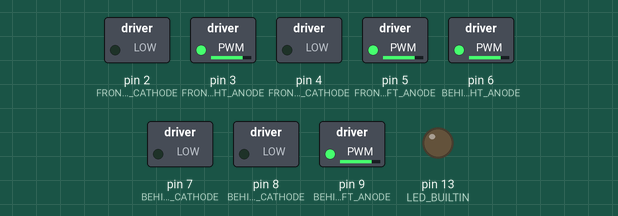
This sketch was run on a simulated Arduino Uno, built with avr-gcc and run on an emulated ATmega328P. Shown: switched loads named in the sketch (green lamp = pin HIGH), output pins drawn as LEDs (lit = HIGH).

Above: at 0.05 s.
At 4.45 s:
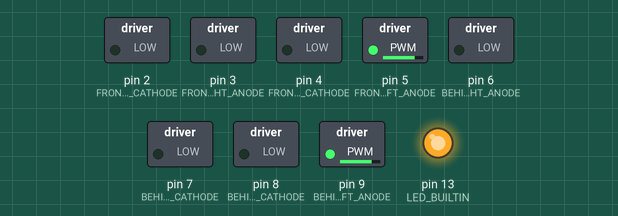
Timing chart, 0 to 5.2 s (numbered marks = the images above):
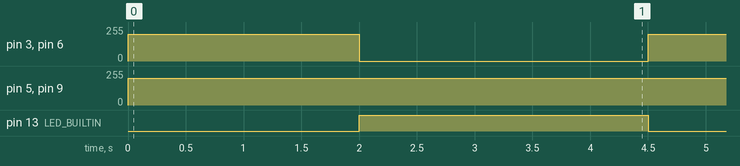

Measured:
- by itself, pin 3 (FRONT_RIGHT_ANODE), pin 6 (BEHIND_RIGHT_ANODE): alternates 200/255 for 2.0 s and 0/255 for 2.5 s
- by itself, pin 5 (FRONT_LEFT_ANODE), pin 9 (BEHIND_LEFT_ANODE): 0/255 → 200/255 at 0.00 s
- by itself, pin 13 (LED_BUILTIN): alternates HIGH for 2.5 s and LOW for 2.0 s

The sketch:

Module_DC_Engine.ino
```cpp
/// Define Constant ///
#define FRONT_LEFT_ANODE 5
#define FRONT_LEFT_CATHODE 4
#define FRONT_RIGHT_ANODE 3
#define FRONT_RIGHT_CATHODE 2

#define BEHIND_LEFT_ANODE 9
#define BEHIND_LEFT_CATHODE 8
#define BEHIND_RIGHT_ANODE 6
#define BEHIND_RIGHT_CATHODE 7

#define MAX_SPEED 200
#define MIN_SPEED 00


/// Define Variable //

void setup() {
  // put your setup code here, to run once:
  pinMode(LED_BUILTIN, OUTPUT);
  Serial.begin(9600);


  pinMode(FRONT_LEFT_ANODE, OUTPUT);
  pinMode(FRONT_LEFT_CATHODE, OUTPUT);
  pinMode(FRONT_RIGHT_ANODE, OUTPUT);
  pinMode(FRONT_RIGHT_CATHODE, OUTPUT);
  pinMode(BEHIND_LEFT_ANODE, OUTPUT);
  pinMode(BEHIND_LEFT_CATHODE, OUTPUT);
  pinMode(BEHIND_RIGHT_ANODE, OUTPUT);
  pinMode(BEHIND_RIGHT_CATHODE, OUTPUT);

  pinMode(LED_BUILTIN, OUTPUT);
}


// func engine go forward//
void engineGo(int anode, int cathode, int speed) {
  analogWrite(anode, speed);
//  digitalWrite(anode, speed);
  digitalWrite(cathode, LOW);
}

// func motor stop//
void engineStop(int anode, int cathode, int speed) {
  analogWrite(anode, speed);
//  digitalWrite(anode, LOW);
  digitalWrite(cathode, LOW);
}

// robot go straight //
void go_straight(){
  digitalWrite(LED_BUILTIN, LOW);
  engineGo(FRONT_LEFT_ANODE, FRONT_LEFT_CATHODE, MAX_SPEED);
  engineGo(FRONT_RIGHT_ANODE, FRONT_RIGHT_CATHODE, MAX_SPEED);
  engineGo(BEHIND_LEFT_ANODE, BEHIND_LEFT_CATHODE, MAX_SPEED);
  engineGo(BEHIND_RIGHT_ANODE, BEHIND_RIGHT_CATHODE, MAX_SPEED);
  delay(2000);
}

// robot go left //
void go_left(){
  engineStop(FRONT_LEFT_ANODE, FRONT_LEFT_CATHODE, MIN_SPEED);
  engineGo(FRONT_RIGHT_ANODE, FRONT_RIGHT_CATHODE, MAX_SPEED);
  engineStop(BEHIND_LEFT_ANODE, BEHIND_LEFT_CATHODE, MIN_SPEED);
  engineGo(BEHIND_RIGHT_ANODE, BEHIND_RIGHT_CATHODE, MAX_SPEED);
  delay(2500);
//  go_straight();
}

// robot go right //
void go_right(){
  digitalWrite(LED_BUILTIN, HIGH);
  engineGo(FRONT_LEFT_ANODE, FRONT_LEFT_CATHODE, MAX_SPEED);
  engineStop(FRONT_RIGHT_ANODE, FRONT_RIGHT_CATHODE, MIN_SPEED);
  engineGo(BEHIND_LEFT_ANODE, BEHIND_LEFT_CATHODE, MAX_SPEED);
  engineStop(BEHIND_RIGHT_ANODE, BEHIND_RIGHT_CATHODE, MIN_SPEED);
  delay(2500);
//  go_straight();
}


// robot go right //
void go_stop(){
  engineStop(FRONT_LEFT_ANODE, FRONT_LEFT_CATHODE, MIN_SPEED);
  engineStop(FRONT_RIGHT_ANODE, FRONT_RIGHT_CATHODE, MIN_SPEED);
  engineStop(BEHIND_LEFT_ANODE, BEHIND_LEFT_CATHODE, MIN_SPEED);
  engineStop(BEHIND_RIGHT_ANODE, BEHIND_RIGHT_CATHODE, MIN_SPEED);
  delay(400);
}
void engine_front_left_go(){

}

void loop() {
//  Serial.println("Hungnq");
  go_straight();

  go_right();

//  go_stop();
//  delay(10000);
}
```
